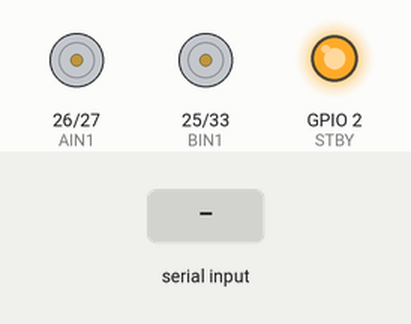
Simulated run of this sketch. Board: ESP32. Parts: motor-driver pin pairs drawn as motors (green arrow = first pin HIGH = forward, orange = second pin HIGH = backward, longer = more drive, scaled by the enable pin, stopped while the standby pin is LOW), output pins drawn as LEDs (lit = HIGH). The inputs (shaded band) are chosen by the test bench. Nothing arrives over Bluetooth unless stated.

Above: at 0.1 s.
At 2.2 s:
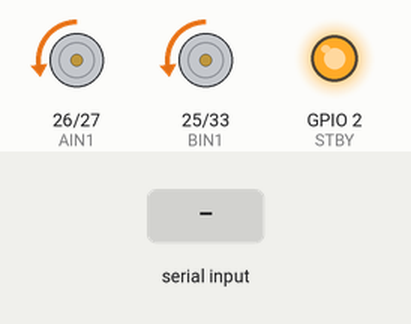
2.3 s: "30,150,10\n" received over Serial
At 2.8 s:
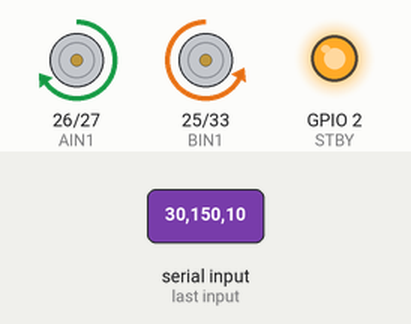
Timing chart, 0 to 5.3 s (numbered marks = the images above; inputs shaded):
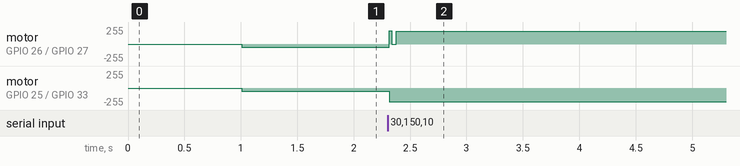

Measured:
- after the input at 2.3 s, motor on GPIO 26 (AIN1) / GPIO 27 (AIN2): backward 50/255 → forward 195/255 at once; motor on GPIO 25 (BIN1) / GPIO 33 (BIN2): backward 50/255 → backward 203/255 at once

The sketch:

camera_morter_test.ino
```cpp
#include "BluetoothSerial.h"

// Bluetoothの設定
BluetoothSerial SerialBT;

// モーターのピン
const int STBY = 2;     // モータードライバの制御の準備
const int AIN1 = 26;     // 1つ目のDCモーターの制御
const int AIN2 = 27;     // 1つ目のDCモーターの制御
const int BIN1 = 25;     // 2つ目のDCモーターの制御
const int BIN2 = 33;     // 2つ目のDCモーターの制御
const int PWMA = 4;     // 1つ目のDCモーターの回転速度
const int PWMB = 32;    // 2つ目のDCモーターの回転速度
//int RX_PIN = 16;
//int TX_PIN = 17;

//カメラの設定
const int pix=320; //画素数

void setup() {
  // カメラの初期化
  Serial.begin(115200, SERIAL_8N1, 3, 1);

  // モーターの初期化
  pinMode(STBY, OUTPUT);
  pinMode(AIN1, OUTPUT);
  pinMode(AIN2, OUTPUT);
  pinMode(BIN1, OUTPUT);
  pinMode(BIN2, OUTPUT);
  pinMode(PWMA, OUTPUT);
  pinMode(PWMB, OUTPUT);
  digitalWrite(STBY, HIGH);

  // Bluetoothの初期化
  SerialBT.begin("ESP32_naotaka"); //デバイス名
  while(!SerialBT.hasClient()) {
    delay(1000);
  }

  SerialBT.println("Bluetooth connected!");

  delay(1000);
}

void loop() {
  Camera();
  exit(0); //loopを1回で終了
}

// 前進
void Forward(int i, int j) {
  analogWrite(PWMA, i);
  analogWrite(PWMB, j);
  digitalWrite(AIN1, HIGH);
  digitalWrite(AIN2, LOW);
  digitalWrite(BIN1, LOW);
  digitalWrite(BIN2, HIGH);
}

// 回転（0:右回転. 1:左回転）
void Turn(int a, int i, int j) {
  if(a == 0) {
    analogWrite(PWMA, i);
    analogWrite(PWMB, j);
    digitalWrite(AIN1, HIGH);
    digitalWrite(AIN2, LOW);
    digitalWrite(BIN1, HIGH);
    digitalWrite(BIN2, LOW);
  }

  if(a == 1) {
  analogWrite(PWMA, i);
  analogWrite(PWMB, j);
  digitalWrite(AIN1, LOW);
  digitalWrite(AIN2, HIGH);
  digitalWrite(BIN1, LOW);
  digitalWrite(BIN2, HIGH);
  }
}

// 後退
void Back(int i, int j) {
  analogWrite(PWMA, i);
  analogWrite(PWMB, j);
  digitalWrite(AIN1, LOW);
  digitalWrite(AIN2, HIGH);
  digitalWrite(BIN1, HIGH);
  digitalWrite(BIN2, LOW);
}

// 停止
void Stop() {
  digitalWrite(AIN1, LOW);
  digitalWrite(AIN2, LOW);
  digitalWrite(BIN1, LOW);
  digitalWrite(BIN2, LOW);
}

void Camera() {
  const double Kp = 0.01;
  int x=-1, y=0;
  float percentage;

  // データが受信されている場合
  while(1){
    if (Serial.available()) {
      // 受信データを読み取る
      String receivedData = Serial.readStringUntil('\n');

      // 受信データをコンマで分割
      int firstComma = receivedData.indexOf(',');
      int secondComma = receivedData.indexOf(',', firstComma + 1);
      int spaceAfterSecondComma = receivedData.indexOf(' ', secondComma + 1);

      // X座標
      String xStr = receivedData.substring(1, firstComma); // "R"の後から最初のカンマまで
      x = xStr.toInt();

      // Y座標
      String yStr = receivedData.substring(firstComma + 1, secondComma);
      y = yStr.toInt();

      // 割合
      String percentageStr = receivedData.substring(secondComma + 1);
      percentageStr.trim();
      percentage = percentageStr.toFloat();

      SerialBT.println(x);
      SerialBT.println(percentage);
    }

    // 短い遅延
    delay(10);

    if(x == -1) {
      //検出されないため、左右どちらかに旋回し続ける
      Turn(1, 50, 50);
    }
    else {
      Stop();
      int p_pwma= constrain(Kp * (x - pix) + 200, 0, 255);
      int p_pwmb = constrain(-Kp * (x - pix) + 200, 0, 255);
      Forward(p_pwma, p_pwmb);
    }

    if(percentage > 80.0){
      //ゴール判定
      Stop();
      break;
    }
  }
}
```
